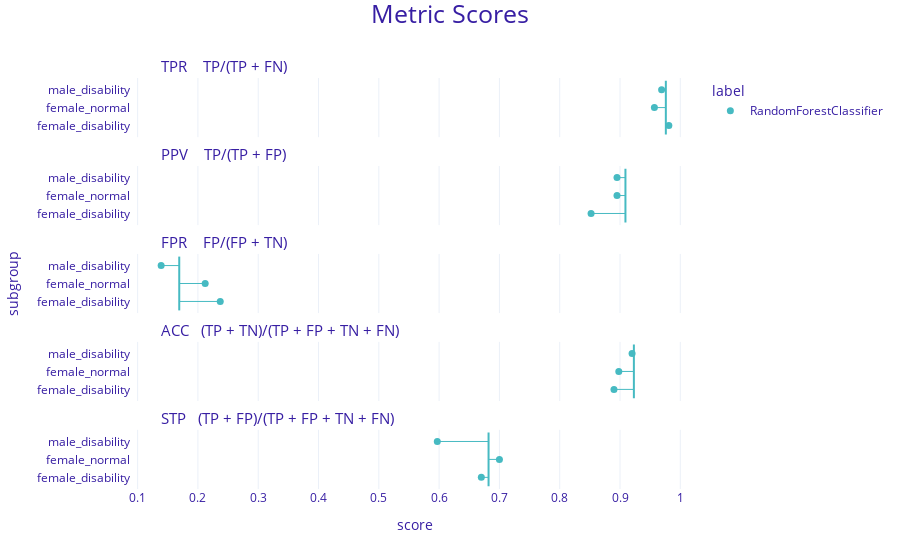

Notebook cell for this chart:
### Markdown cell above
**Metric Scores plot**

### Code cell
fobject2.plot(type = 'metric_scores')

### Figure 1 — Plotly figure (JSON) as saved in the notebook; plotly's stock layout.template omitted (floating-point values rounded to 4 significant figures)
{"data": [{"customdata": [["female_disability", "RandomForestClassifier"], ["female_normal", "RandomForestClassifier"], ["male_disability", "RandomForestClassifier"]], "hovertemplate": "<b>%{customdata[1]}</b><br>Subgroup: %{customdata[0]}<br>Score: %{x}<extra></extra>", "legendgroup": "RandomForestClassifier", "marker": {"color": "#46bac2", "size": 7, "symbol": "circle"}, "mode": "markers", "name": "RandomForestClassifier", "orientation": "v", "showlegend": true, "type": "scatter", "x": [0.981, 0.957, 0.969], "xaxis": "x5", "y": [0.5, 1.5, 2.5], "yaxis": "y5"}, {"customdata": [["female_disability", "RandomForestClassifier"], ["female_normal", "RandomForestClassifier"], ["male_disability", "RandomForestClassifier"]], "hovertemplate": "<b>%{customdata[1]}</b><br>Subgroup: %{customdata[0]}<br>Score: %{x}<extra></extra>", "legendgroup": "RandomForestClassifier", "marker": {"color": "#46bac2", "size": 7, "symbol": "circle"}, "mode": "markers", "name": "RandomForestClassifier", "orientation": "v", "showlegend": false, "type": "scatter", "x": [0.852, 0.895, 0.895], "xaxis": "x4", "y": [0.5, 1.5, 2.5], "yaxis": "y4"}, {"customdata": [["female_disability", "RandomForestClassifier"], ["female_normal", "RandomForestClassifier"], ["male_disability", "RandomForestClassifier"]], "hovertemplate": "<b>%{customdata[1]}</b><br>Subgroup: %{customdata[0]}<br>Score: %{x}<extra></extra>", "legendgroup": "RandomForestClassifier", "marker": {"color": "#46bac2", "size": 7, "symbol": "circle"}, "mode": "markers", "name": "RandomForestClassifier", "orientation": "v", "showlegend": false, "type": "scatter", "x": [0.237, 0.212, 0.139], "xaxis": "x3", "y": [0.5, 1.5, 2.5], "yaxis": "y3"}, {"customdata": [["female_disability", "RandomForestClassifier"], ["female_normal", "RandomForestClassifier"], ["male_disability", "RandomForestClassifier"]], "hovertemplate": "<b>%{customdata[1]}</b><br>Subgroup: %{customdata[0]}<br>Score: %{x}<extra></extra>", "legendgroup": "RandomForestClassifier", "marker": {"color": "#46bac2", "size": 7, "symbol": "circle"}, "mode": "markers", "name": "RandomForestClassifier", "orientation": "v", "showlegend": false, "type": "scatter", "x": [0.89, 0.898, 0.92], "xaxis": "x2", "y": [0.5, 1.5, 2.5], "yaxis": "y2"}, {"customdata": [["female_disability", "RandomForestClassifier"], ["female_normal", "RandomForestClassifier"], ["male_disability", "RandomForestClassifier"]], "hovertemplate": "<b>%{customdata[1]}</b><br>Subgroup: %{customdata[0]}<br>Score: %{x}<extra></extra>", "legendgroup": "RandomForestClassifier", "marker": {"color": "#46bac2", "size": 7, "symbol": "circle"}, "mode": "markers", "name": "RandomForestClassifier", "orientation": "v", "showlegend": false, "type": "scatter", "x": [0.67, 0.7, 0.597], "xaxis": "x", "y": [0.5, 1.5, 2.5], "yaxis": "y"}], "layout": {"annotations": [{"font": {"size": 15}, "showarrow": false, "text": "STP   (TP + FP)/(TP + FP + TN + FN)", "x": 0.05, "xanchor": "left", "xref": "paper", "y": 0.144, "yanchor": "bottom", "yref": "paper"}, {"font": {"size": 15}, "showarrow": false, "text": "ACC   (TP + TN)/(TP + FP + TN + FN)", "x": 0.05, "xanchor": "left", "xref": "paper", "y": 0.358, "yanchor": "bottom", "yref": "paper"}, {"font": {"size": 15}, "showarrow": false, "text": "FPR    FP/(FP + TN)", "x": 0.05, "xanchor": "left", "xref": "paper", "y": 0.572, "yanchor": "bottom", "yref": "paper"}, {"font": {"size": 15}, "showarrow": false, "text": "PPV    TP/(TP + FP)", "x": 0.05, "xanchor": "left", "xref": "paper", "y": 0.786, "yanchor": "bottom", "yref": "paper"}, {"font": {"size": 15}, "showarrow": false, "text": "TPR    TP/(TP + FN)", "x": 0.05, "xanchor": "left", "xref": "paper", "y": 1, "yanchor": "bottom", "yref": "paper"}], "font": {"color": "#371ea3"}, "legend": {"title": {"text": "label"}, "tracegroupgap": 0}, "margin": {"b": 71, "r": 30, "t": 78}, "shapes": [{"line": {"color": "#46bac2", "width": 1}, "type": "line", "x0": 0.981, "x1": 0.976, "xref": "x", "y0": 0.5, "y1": 0.5, "yref": "y5"}, {"line": {"color": "#46bac2", "width": 1}, "type": "line", "x0": 0.957, "x1": 0.976, "xref": "x", "y0": 1.5, "y1": 1.5, "yref": "y5"}, {"line": {"color": "#46bac2", "width": 1}, "type": "line", "x0": 0.969, "x1": 0.976, "xref": "x", "y0": 2.5, "y1": 2.5, "yref": "y5"}, {"line": {"color": "#46bac2", "width": 2}, "type": "line", "x0": 0.976, "x1": 0.976, "xref": "x", "y0": 0, "y1": 3, "yref": "y5"}, {"line": {"color": "#46bac2", "width": 1}, "type": "line", "x0": 0.852, "x1": 0.909, "xref": "x", "y0": 0.5, "y1": 0.5, "yref": "y4"}, {"line": {"color": "#46bac2", "width": 1}, "type": "line", "x0": 0.895, "x1": 0.909, "xref": "x", "y0": 1.5, "y1": 1.5, "yref": "y4"}, {"line": {"color": "#46bac2", "width": 1}, "type": "line", "x0": 0.895, "x1": 0.909, "xref": "x", "y0": 2.5, "y1": 2.5, "yref": "y4"}, {"line": {"color": "#46bac2", "width": 2}, "type": "line", "x0": 0.909, "x1": 0.909, "xref": "x", "y0": 0, "y1": 3, "yref": "y4"}, {"line": {"color": "#46bac2", "width": 1}, "type": "line", "x0": 0.237, "x1": 0.169, "xref": "x", "y0": 0.5, "y1": 0.5, "yref": "y3"}, {"line": {"color": "#46bac2", "width": 1}, "type": "line", "x0": 0.212, "x1": 0.169, "xref": "x", "y0": 1.5, "y1": 1.5, "yref": "y3"}, {"line": {"color": "#46bac2", "width": 1}, "type": "line", "x0": 0.139, "x1": 0.169, "xref": "x", "y0": 2.5, "y1": 2.5, "yref": "y3"}, {"line": {"color": "#46bac2", "width": 2}, "type": "line", "x0": 0.169, "x1": 0.169, "xref": "x", "y0": 0, "y1": 3, "yref": "y3"}, {"line": {"color": "#46bac2", "width": 1}, "type": "line", "x0": 0.89, "x1": 0.923, "xref": "x", "y0": 0.5, "y1": 0.5, "yref": "y2"}, {"line": {"color": "#46bac2", "width": 1}, "type": "line", "x0": 0.898, "x1": 0.923, "xref": "x", "y0": 1.5, "y1": 1.5, "yref": "y2"}, {"line": {"color": "#46bac2", "width": 1}, "type": "line", "x0": 0.92, "x1": 0.923, "xref": "x", "y0": 2.5, "y1": 2.5, "yref": "y2"}, {"line": {"color": "#46bac2", "width": 2}, "type": "line", "x0": 0.923, "x1": 0.923, "xref": "x", "y0": 0, "y1": 3, "yref": "y2"}, {"line": {"color": "#46bac2", "width": 1}, "type": "line", "x0": 0.67, "x1": 0.682, "xref": "x", "y0": 0.5, "y1": 0.5, "yref": "y"}, {"line": {"color": "#46bac2", "width": 1}, "type": "line", "x0": 0.7, "x1": 0.682, "xref": "x", "y0": 1.5, "y1": 1.5, "yref": "y"}, {"line": {"color": "#46bac2", "width": 1}, "type": "line", "x0": 0.597, "x1": 0.682, "xref": "x", "y0": 2.5, "y1": 2.5, "yref": "y"}, {"line": {"color": "#46bac2", "width": 2}, "type": "line", "x0": 0.682, "x1": 0.682, "xref": "x", "y0": 0, "y1": 3, "yref": "y"}], "title": {"font": {"size": 25}, "text": "Metric Scores", "x": 0.5, "y": 0.99}, "xaxis": {"anchor": "y", "domain": [0, 1], "range": [0.089, 1.031], "tickvals": [0, 0.1, 0.2, 0.3, 0.4, 0.5, 0.6, 0.7, 0.8, 0.9, 1], "title": {"text": "score"}}, "xaxis2": {"anchor": "y2", "domain": [0, 1], "matches": "x", "range": [0.089, 1.031], "showticklabels": false, "tickvals": [0, 0.1, 0.2, 0.3, 0.4, 0.5, 0.6, 0.7, 0.8, 0.9, 1]}, "xaxis3": {"anchor": "y3", "domain": [0, 1], "matches": "x", "range": [0.089, 1.031], "showticklabels": false, "tickvals": [0, 0.1, 0.2, 0.3, 0.4, 0.5, 0.6, 0.7, 0.8, 0.9, 1]}, "xaxis4": {"anchor": "y4", "domain": [0, 1], "matches": "x", "range": [0.089, 1.031], "showticklabels": false, "tickvals": [0, 0.1, 0.2, 0.3, 0.4, 0.5, 0.6, 0.7, 0.8, 0.9, 1]}, "xaxis5": {"anchor": "y5", "domain": [0, 1], "matches": "x", "range": [0.089, 1.031], "showticklabels": false, "tickvals": [0, 0.1, 0.2, 0.3, 0.4, 0.5, 0.6, 0.7, 0.8, 0.9, 1]}, "yaxis": {"anchor": "x", "domain": [0, 0.144], "range": [-0.15, 3.15], "showgrid": false, "ticktext": ["female_disability", "female_normal", "male_disability"], "tickvals": [0.5, 1.5, 2.5], "title": {"text": ""}, "zeroline": false}, "yaxis2": {"anchor": "x2", "domain": [0.214, 0.358], "matches": "y", "range": [-0.15, 3.15], "showgrid": false, "ticktext": ["female_disability", "female_normal", "male_disability"], "tickvals": [0.5, 1.5, 2.5], "title": {"text": ""}, "zeroline": false}, "yaxis3": {"anchor": "x3", "domain": [0.428, 0.572], "matches": "y", "range": [-0.15, 3.15], "showgrid": false, "ticktext": ["female_disability", "female_normal", "male_disability"], "tickvals": [0.5, 1.5, 2.5], "title": {"text": "subgroup"}, "zeroline": false}, "yaxis4": {"anchor": "x4", "domain": [0.642, 0.786], "matches": "y", "range": [-0.15, 3.15], "showgrid": false, "ticktext": ["female_disability", "female_normal", "male_disability"], "tickvals": [0.5, 1.5, 2.5], "title": {"text": ""}, "zeroline": false}, "yaxis5": {"anchor": "x5", "domain": [0.856, 1], "matches": "y", "range": [-0.15, 3.15], "showgrid": false, "ticktext": ["female_disability", "female_normal", "male_disability"], "tickvals": [0.5, 1.5, 2.5], "title": {"text": ""}, "zeroline": false}}}
